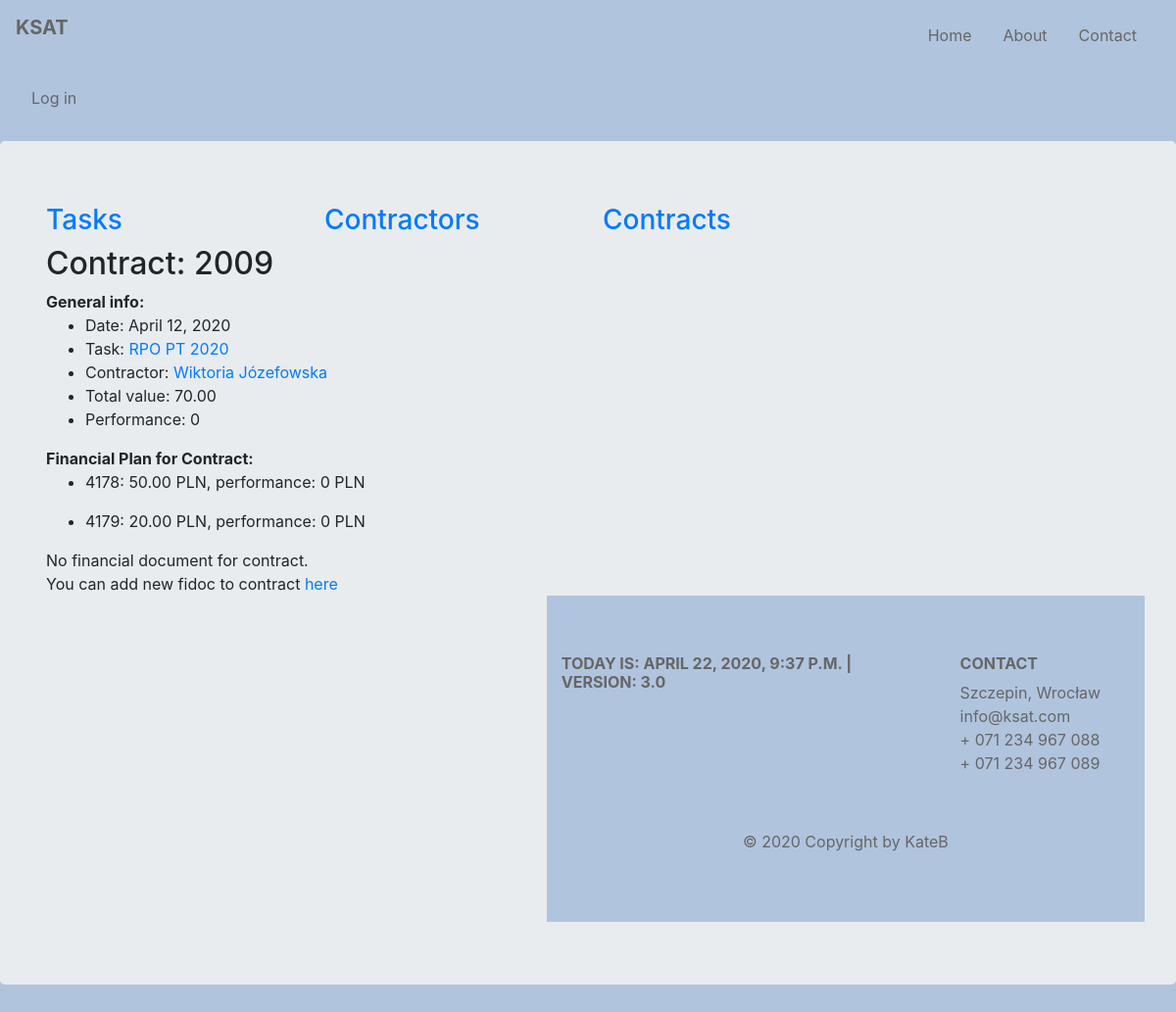
/ksat/contract/66, run on the app's committed database.
### budget/models.py (models this page shows, shortened)
class Contract(models.Model):
    number = models.CharField(max_length=128, unique=True)
    date = models.DateField()
    task = models.ForeignKey(Task, on_delete=models.CASCADE, related_name='contracts', related_query_name='contract')
    contractor = models.ForeignKey(Contractor, default=None, on_delete=models.CASCADE, related_name='contracts',
                                   related_query_name='contract')
    article = models.ManyToManyField(Articles, through='ContractArticle')
    def contract_value(self):
        value = ContractArticle.objects.filter(contract=self).aggregate(total=Sum('value'))['total']
        if value:
            return round(value, 2)
        return 0
    def contract_performance(self):
        fin_docs = FinancialDocument.objects.filter(contract=self)
        performance = 0
        for fin_doc in fin_docs:
            performance += fin_doc.fin_doc_value()
        return round(performance, 2)
    class Meta:
        default_related_name = 'contract'
        ordering = ('number', 'contractor')
        verbose_name = 'contract'

class Task(models.Model):
    title = models.CharField(max_length=128, unique=True)
    description = models.CharField(max_length=256)
    unit = models.SmallIntegerField()
    section = models.SmallIntegerField()
    article = models.ManyToManyField(Articles, through='TaskArticles')
    slug = AutoSlugField(null=True, default=None, unique=True, populate_from='title')

class Contractor(models.Model):
    name = models.CharField(max_length=128)
    last_name = models.CharField(max_length=128)
    num = models.SmallIntegerField(blank=True)
    def __str__(self):
        return f'{self.name} {self.last_name}'
    class Meta:
        default_related_name = 'contractors'
        ordering = ('last_name',)
        verbose_name = 'contractor'

class ContractArticle(models.Model):
    contract = models.ForeignKey(Contract, on_delete=models.CASCADE)
    contract_article = models.ForeignKey(Articles, on_delete=models.CASCADE, blank=True )
    value = models.DecimalField(decimal_places=2, max_digits=11, default=0)
    class Meta:
        default_related_name = 'contract_articles'
        ordering = ('contract',)
        verbose_name = 'contract_articles'

class Articles(models.Model):
    number = models.IntegerField()
    name = models.CharField(max_length=126)
    financement_choices = [
        (0, 'BWD'),
        (8, 'DOT'),
        (9, 'BWD-WKLAD WLASNY')
    ]
    financement = models.IntegerField(choices=financement_choices)
    class Meta:
        verbose_name = 'article'
    def total_number(self):
        return f'{str(self.number) + str(self.financement)}'

### budget/views.py (the view)
# urls.py: path('contract/<int:contract_id>', views.ContractDetailsView.as_view(), name='contract_details'),
class ContractDetailsView(DetailView):
    model = Contract
    template_name = 'budget/contract.html'
    pk_url_kwarg = 'contract_id'
    context_object_name = 'contract'
    def render_to_response(self, context, **response_kwargs):
        response = super().render_to_response(context, **response_kwargs)
        contract_id = Contract.objects.get(id=self.kwargs.get('contract_id')).id
        response.set_cookie('contract', contract_id, max_age=30)
        return response

### budget/my_context_processor.py (called while the page is built)
def cp(request):
    ctx = {
        "now": django.utils.timezone.now(),
        "version": "3.0"
    }
    return ctx

def recaptcha_site_key(request):
    return {'RECAPTCHA_SITE_KEY': settings.RECAPTCHA_SITE_KEY}

### budget/templatetags/article_functions.py (called while the page is built)
@register.simple_tag
def contract_article_performance(article, contract):
    performance = 0
    findocs = FinancialDocument.objects.filter(contract=contract)
    for findoc in findocs:
        findoc_article_performance = FinDocumentArticle.objects.filter(article=article,
                            fin_doc = findoc).aggregate(total=Sum('value'))['total']
        if findoc_article_performance is not None:
            performance += findoc_article_performance
    return round(performance, 2)

### budget/templates/budget/contract.html (shortened to what this page needs)
{% extends 'base.html' %}
{% load article_functions %}
{% block content %}
    {{ block.super }}
    <div class="container">
        <h2>Contract: {{ contract.number }}</h2>
        <div><b>General info:</b>
            <ul>
                <li>Date: {{ contract.date }}</li>
                <li>Task: <a href="{% url 'budget:task_details' contract.task.slug %}">{{ contract.task.title }}</a></li>
                <li>Contractor: <a
                        href="{% url 'budget:contractor_details' contract.contractor.id %}">{{ contract.contractor }}</a>
                </li>
                <li>Total value: {{ contract.contract_value }}</li>
                <li>Performance: {{ contract.contract_performance }}</li>
            </ul>
        </div>
        <div>
            <b>Financial Plan for Contract:</b>
            {% for article in contract.contract_articles.all %}
                <ul>
                    <li>{{ article.contract_article.total_number }}: {{ article.value }} PLN,
                        performance: {% contract_article_performance article.contract_article contract %} PLN
                    </li>
                </ul>
            {% endfor %}
        </div>
        {% if not contract.contract_performance %}
            <div>No financial document for contract. {% endif %}
        <div>You can add new fidoc to contract <a href="{% url 'budget:add_findoc' %}">here</a></div>
        <div class="row">
            <div class="col-sm">
            <div class="col-sm">
            <div class="col-sm">
        </div>
    </div></br>
{% endblock %}

### static/css/style.css (style rules this page uses)
body { padding: 0; margin: 0; background: lightsteelblue; }

### data on the page
Contract: number "2009", date "April 12, 2020", task "RPO PT 2020", contractor "Wiktoria Józefowska", contract_value "70.00", contract_performance "0"
ContractArticle: contract_article.total_number "4178", value "50.00", contract_article "0"
ContractArticle: contract_article.total_number "4179", value "20.00", contract_article "0"

### other printed values
{{ version }} "3.0"
